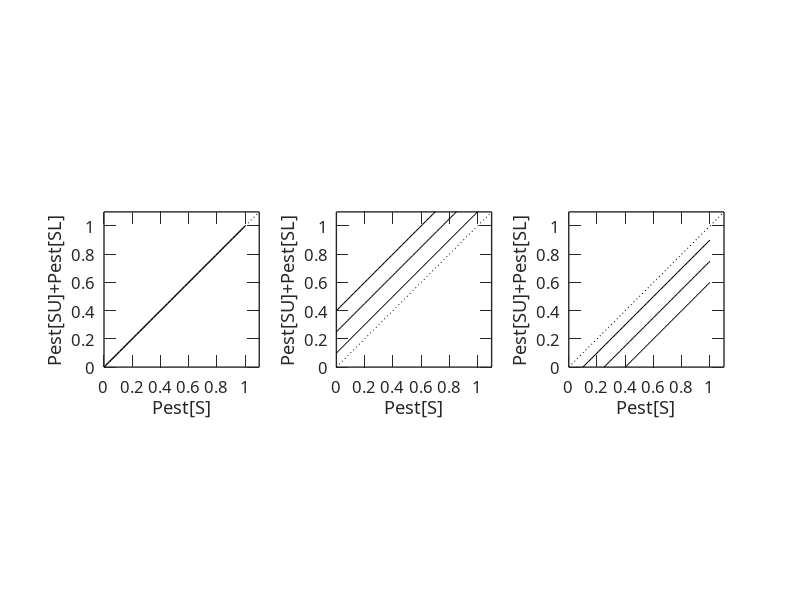

Source code (MATLAB):
clear all; close all;


x = 0:0.01:1; 

% H0: P[S]_est = P[S] + e
a = 1 ; b = 0 ;
y1 = x.*a + b ;
subplot(1,3,1)
plot(x,y1, 'k-','linewidth',1); hold on 
plot(0:0.1:1.1, 0:0.1:1.1, 'k:');
axis('square');
xlim([0 1.1]); ylim([0 1.1]); 
xticks(0:0.2:1); yticks(0:0.2:1);
xlabel('Pest[S]'); ylabel('Pest[SU]+Pest[SL]'); 
set(gca, 'Fontname', 'Arial Regular', 'Fontsize', 12, 'linewidth', 1,'TickLength',[0.025 0]);

% H1: P[SU] = P[SL] + b + e (b > 0)
a = 1 ;
for b = [0.1 0.25 0.4]
  y2 = x.*a + b ;
  subplot(1,3,2)
  plot(x,y2, 'k-'); hold on
end
plot(0:0.1:1.1, 0:0.1:1.1, 'k:');
axis('square');
xlim([0 1.1]); ylim([0 1.1]); 
xticks(0:0.2:1); yticks(0:0.2:1);
xlabel('Pest[S]'); ylabel('Pest[SU]+Pest[SL]'); 
set(gca, 'Fontname', 'Arial Regular', 'Fontsize', 12, 'linewidth', 1,'TickLength',[0.025 0]);

% H2: P[SU] = P[SL] + b + e (b < 0)
a = 1 ;
for b = [-0.1 -0.25 -0.4]
  y3 = x.*a + b ;
  
  subplot(1,3,3)
  plot(x,y3, 'k-'); hold on
end
plot(0:0.1:1.1, 0:0.1:1.1, 'k:');
axis('square');
xlim([0 1.1]); ylim([0 1.1]); 
xticks(0:0.2:1); yticks(0:0.2:1);
xlabel('Pest[S]'); ylabel('Pest[SU]+Pest[SL]'); 
set(gca, 'Fontname', 'Arial Regular', 'Fontsize', 12, 'linewidth', 1,'TickLength',[0.025 0]);


pos(3) = 1000; pos(4) = 400;
set(gcf, 'Position', pos);


